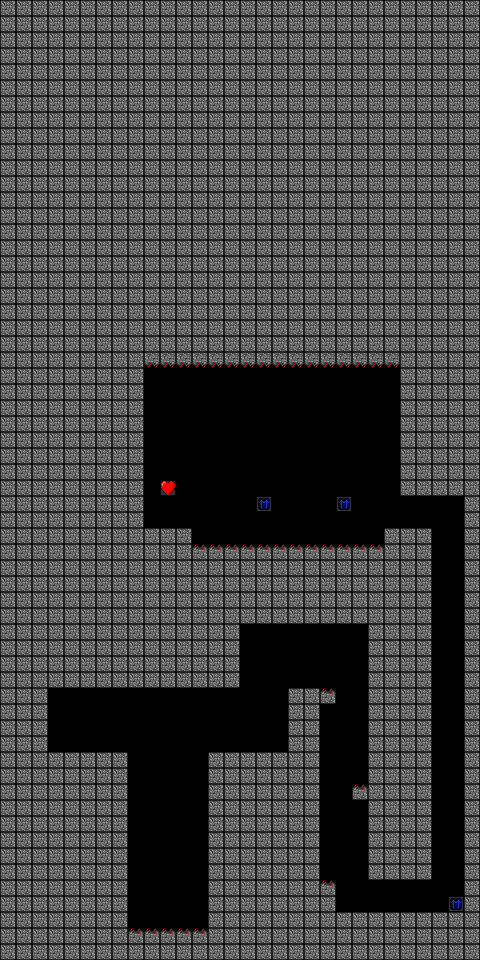

Rendered tile map (Tiled .tmx) drawn with the repository's tilesets; below, a short description and the map source with its tile grids summarised:
An orthogonal 30x60 tile map with 16x16 px tiles, 1 tile layer (blocks) and 4 objects.

<map version="1.0" orientation="orthogonal" width="30" height="60" tilewidth="16" tileheight="16">
 <properties>
  <property name="height" value="60" />
  <property name="max_blocks" value="5:-1:-1" />
  <property name="width" value="30" />
 </properties>
 <tileset firstgid="1" source="blocks.tsx" />
 <layer name="blocks" width="30" height="60">
  <data>[1800 cells, 1383 non-empty, 5 distinct tile ids]</data>
 </layer>
 <objectgroup name="objects" width="30" height="60">
  <object x="80" y="736">
   <properties>
    <property name="spawn_point" value="" />
   </properties>
  </object>
  <object x="432" y="496" width="32" height="160">
   <properties>
    <property name="gravity" value="" />
   </properties>
  </object>
  <object x="64" y="720">
   <properties>
    <property name="size" value="1" />
    <property name="text" value="Left mouse button" />
   </properties>
   <ellipse />
  </object>
  <object x="112" y="736">
   <properties>
    <property name="size" value="1" />
    <property name="text" value="is magical" />
   </properties>
   <ellipse />
  </object>
 </objectgroup>
</map>
